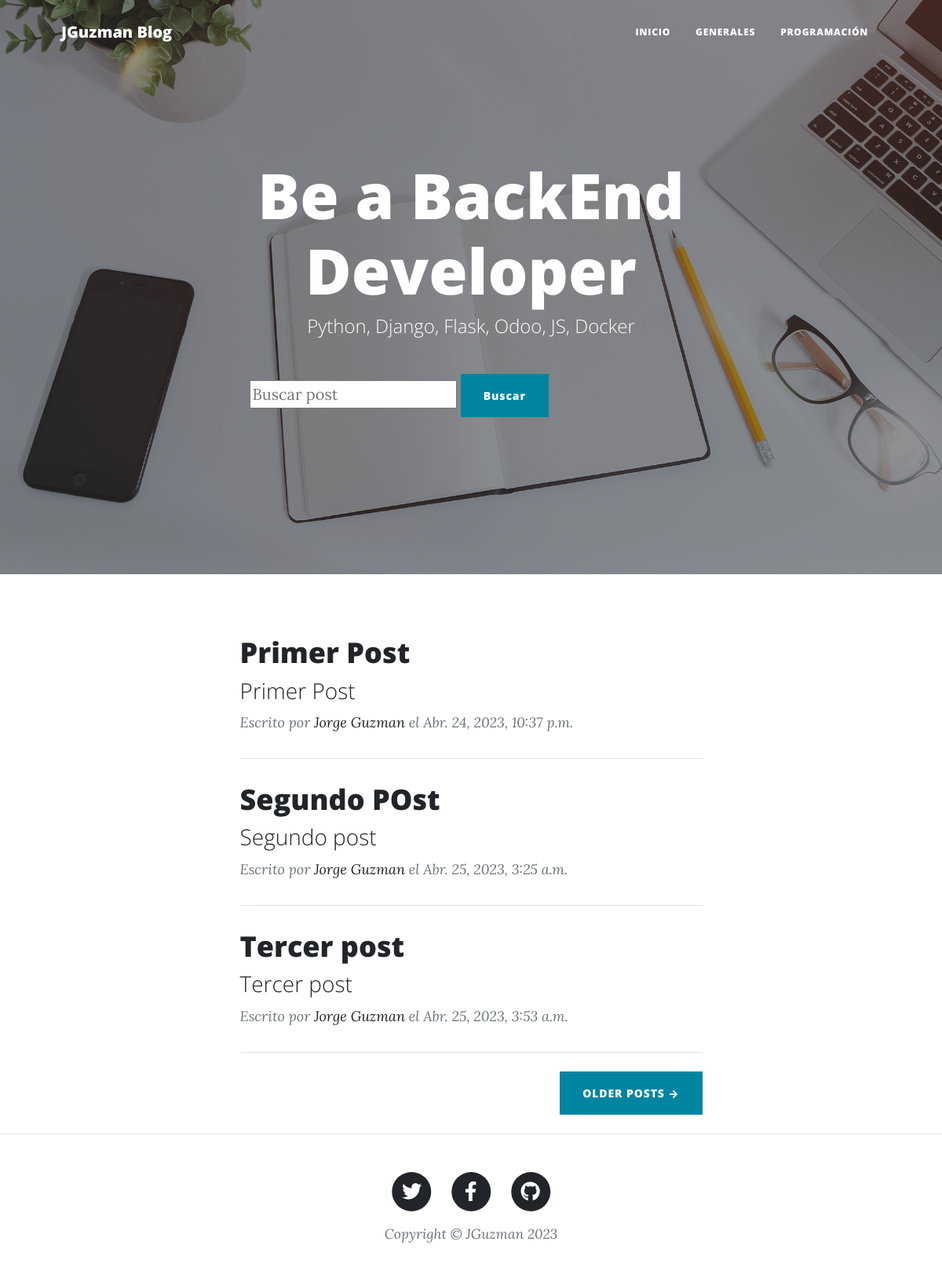
Screenshot of /blog/ with the database file from the repository.
### aplicaciones/blog/models.py (models this page shows, shortened)
class Categoria(models.Model):
    id = models.AutoField(primary_key=True)
    nombre = models.CharField(max_length=100, verbose_name="Nombre", null=False, blank=False)
    estado = models.BooleanField("Estado", default=True)
    fecha_creacion = models.DateTimeField(auto_now_add=True)
    fecha_actualizacion = models.DateTimeField(auto_now=True)
    image = models.URLField('Portada Cat')
    descripcion = RichTextField(verbose_name="Descripcion", null=True, blank=True)
    class Meta:
        verbose_name = "Categoria"
        verbose_name_plural = "Categorias"
        db_table = "categorias"

class Post(models.Model):
    id = models.AutoField(primary_key=True)
    titulo = models.CharField(verbose_name="Titulo", max_length=255, null=False, blank=False)
    slug = models.SlugField("Slug", max_length=100, unique=True)
    description = models.CharField('Description', max_length=255, null=False, blank=False)
    contenido = RichTextField()
    images = models.URLField(verbose_name="Images", null=False, blank=False, max_length=255)
    autor = models.ForeignKey(Autor, on_delete=models.CASCADE)
    categoria = models.ForeignKey(Categoria, on_delete=models.CASCADE)
    fecha_creacion = models.DateTimeField(auto_now_add=True)
    fecha_actualizacion = models.DateTimeField(auto_now=True)
    estado = models.BooleanField("Publicado/No Publicado", default=True)
    class Meta:
        verbose_name = "Post"
        verbose_name_plural = "Posts"
        db_table = "posts"

class Autor(models.Model):
    id = models.AutoField(primary_key=True)
    nombres = models.CharField(verbose_name="Nombres", max_length=255, null=False, blank=False)
    apellidos = models.CharField(verbose_name="Apellidos", max_length=255, null=False, blank=False)
    facebook = models.URLField(verbose_name="Facebook", null=True, blank=True)
    twitter = models.URLField(verbose_name="Twitter", null=True, blank=True)
    instagram = models.URLField(verbose_name="Instagram", null=True, blank=True)
    email = models.EmailField(verbose_name="Email", null=False, blank=False)
    website = models.URLField(verbose_name="Web", null=True, blank=True)
    estado = models.BooleanField("Estado", default=True)
    fecha_creacion = models.DateTimeField(auto_now_add=True)
    fecha_actualizacion = models.DateTimeField(auto_now=True)
    class Meta:
        verbose_name = "Autor"
        verbose_name_plural = "Autores"
        db_table = "autores"
    def __str__(self):
        return f"{self.nombres} {self.apellidos}"

### aplicaciones/blog/views.py (the view)
# urls.py: path('',index, name='index'),
def index(request):
    post = None
    if request.GET.get("q"):
        posts = Post.objects.filter(
            Q(titulo__icontains=request.GET.get("q")) |
            Q(description__icontains=request.GET.get("q"))
        )
    else:
        posts = Post.objects.filter(estado = True)
    context = {'posts': posts, 'cat_menu':get_menu_categorias()}
    return render(request,'index.html',context)

### aplicaciones/blog/views.py (called while the page is built)
def get_menu_categorias():
    menu_cat = Categoria.objects.filter(estado = True)
    return menu_cat.order_by('id')

### templates/index.html
{% extends 'base.html' %}
{% load static %}
{% block content %}
    <header class="masthead" style="background-image: url('{% static 'assets/img/home-bg.jpg' %}')">
        <div class="container position-relative px-4 px-lg-5">
            <div class="row gx-4 gx-lg-5 justify-content-center">
                <div class="col-md-10 col-lg-8 col-xl-7">
                    <div class="site-heading">
                        <h1>Be a BackEnd Developer</h1>
                        <span class="subheading">Python, Django, Flask, Odoo, JS, Docker</span>
                    </div>
                    <div class="container pt-5">
                        <div class="justify-content-center">
                            <form method="GET">
                                <input type="text" name="q" id="q" placeholder="Buscar post" value="{{request.GET.q}}" />
                                <button type="submit" class="btn btn-primary">Buscar</button>
                            </form>
                        </div>
                    </div>
                </div>
            </div>
        </div>
    </header>
    <div class="container px-4 px-lg-5">
        <div class="row gx-4 gx-lg-5 justify-content-center">
            <div class="col-md-10 col-lg-8 col-xl-7">
                {% if posts %}
                    {% for post in posts %}
                        <div class="post-preview">
                            <a href="{% url 'blog:post_detail' post.slug %}">
                                <h2 class="post-title">{{post.titulo}}</h2>
                                <h3 class="post-subtitle">{{post.description}}</h3>
                            </a>
                            <p class="post-meta">
                                Escrito por
                                <a href="#!">{{post.autor}}</a>
                                el {{post.fecha_creacion}}
                            </p>
                        </div>
                        <hr class="my-4" />
                    {% endfor %}
                {% else %}
                    <h1>No existen posts.</h1>
                {% endif %}
                <div class="d-flex justify-content-end mb-4"><a class="btn btn-primary text-uppercase" href="#!">Older Posts →</a></div>
            </div>
        </div>
    </div>
{% endblock content %}

### templates/base.html (shortened to what this page needs)
{% load static %}
<!DOCTYPE html>
<html lang="en">
    <head>
        <link href="{% static 'css/styles.css' %}" rel="stylesheet" />
    </head>
    <body>
        <nav class="navbar navbar-expand-lg navbar-light" id="mainNav">
            <div class="container px-4 px-lg-5">
                <a class="navbar-brand" href="{% url 'blog:index' %}">JGuzman Blog</a>
                <div class="collapse navbar-collapse" id="navbarResponsive">
                    <ul class="navbar-nav ms-auto py-4 py-lg-0">
                        <li class="nav-item"><a class="nav-link px-lg-3 py-3 py-lg-4" href="{% url 'blog:index' %}">Inicio</a></li>
                        {% if cat_menu %}
                            {% for cat in cat_menu%}
                                <li class="nav-item"><a class="nav-link px-lg-3 py-3 py-lg-4" href="{% url 'blog:categoria' cat.id %}">{{cat.nombre}}</a></li>
                            {% endfor %}
                        {% endif %}
                    </ul>
                </div>
            </div>
        </nav>
        {% block content %} {% endblock content %}
        <footer class="border-top">
            <div class="container px-4 px-lg-5">
                <div class="row gx-4 gx-lg-5 justify-content-center">
                    <div class="col-md-10 col-lg-8 col-xl-7">
                        <ul class="list-inline text-center">
                            <li class="list-inline-item">
                                <a href="#!">
                                    <span class="fa-stack fa-lg">
                                        <i class="fas fa-circle fa-stack-2x"></i>
                                        <i class="fab fa-twitter fa-stack-1x fa-inverse"></i>
                                    </span>
                                </a>
                            </li>
                            <li class="list-inline-item">
                                <a href="#!">
                                    <span class="fa-stack fa-lg">
                                        <i class="fas fa-circle fa-stack-2x"></i>
                                        <i class="fab fa-facebook-f fa-stack-1x fa-inverse"></i>
                                    </span>
                                </a>
                            </li>
                            <li class="list-inline-item">
                                <a href="#!">
                                    <span class="fa-stack fa-lg">
                                        <i class="fas fa-circle fa-stack-2x"></i>
                                        <i class="fab fa-github fa-stack-1x fa-inverse"></i>
                                    </span>
                                </a>
                            </li>
                        </ul>
                        <div class="small text-center text-muted fst-italic">Copyright &copy; JGuzman 2023</div>
                    </div>
                </div>
            </div>
        </footer>
    </body>
</html>

### rows the page displays
Categoria: nombre "GENERALES"
Categoria: nombre "PROGRAMACIÓN"
Post: titulo "Primer Post", description "Primer Post", autor "Jorge Guzman", fecha_creacion "Abr. 24, 2023, 10:37 p.m."
Post: titulo "Segundo POst", description "Segundo post", autor "Jorge Guzman", fecha_creacion "Abr. 25, 2023, 3:25 a.m."
Post: titulo "Tercer post", description "Tercer post", autor "Jorge Guzman", fecha_creacion "Abr. 25, 2023, 3:53 a.m."
